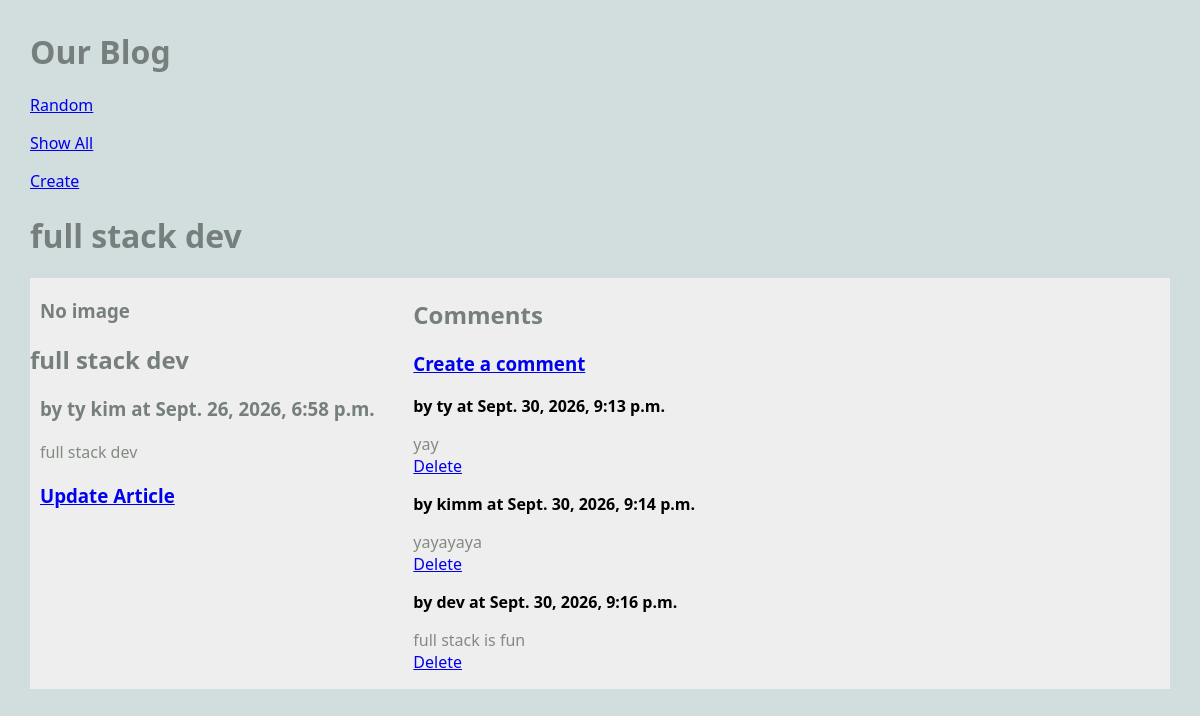
Screenshot of /blog/article/2 with the database file from the repository.
### blog/models.py (models this page shows, shortened)
class Article(models.Model):
    title = models.TextField(blank=True)
    author = models.TextField(blank=True)
    text = models.TextField(blank=True)
    published = models.DateTimeField(auto_now=True)
    image_file = models.ImageField(blank=True)
    def get_all_comments(self):
        comments = Comment.objects.filter(article=self)
        return comments

class Comment(models.Model):
    article = models.ForeignKey(Article, on_delete=models.CASCADE) # on_delete in case when FK for Article is deleted; CASCADE deletes all of the comments on that article
    author = models.TextField(blank=False)
    text = models.TextField(blank=False)
    published = models.DateTimeField(auto_now=True)
    def __str__(self):
        return f'{self.text}'

### blog/views.py (the view)
# urls.py: path('article/<int:pk>', ArticleView.as_view(), name="article"),
class ArticleView(DetailView):
    model = Article
    template_name = "blog/article.html"
    context_object_name = "article"

### blog/templates/blog/article.html
{% extends 'blog/base.html' %}
{% block content %}
<h1>{{ article.title }}</h1>
<main class="grid-container">
    <article>
        {% if article.image_file %}
        <img src="{{ article.image_file.url }}">
        {% else %}
        <h3>No image</h3>
        {% endif %}
        <div>
            <h2>{{ article.title }}</h2>
            <h3>by {{ article.author }} at {{ article.published }}</h3>
            <p>
                {{ article.text }}
            </p>
            <h3>
                <a href="{% url 'update_article' article.pk %}">Update Article</a>
            </h3>
        </div>
    </article>
    <div>
        <h2>Comments</h2>
        <h3>
            <a href="{% url 'create_comment' article.pk %}">Create a comment</a>
        </h3>
            {% for comment in article.get_all_comments %}
            <div>
                <strong>by {{ comment.author }} at {{ comment.published }}</strong>
                <p>
                    {{ comment.text }}
                    <br>
                    <a href="{% url 'delete_comment' comment.pk %}">Delete</a>
                </p>
            </div>
            {% endfor %}
    </div>
</main>
{% endblock %}

### static/styles-blog.css (style rules this page uses)
body { margin: 30px; background: #d1dedd; font-family:'Segoe UI', Tahoma, Geneva, Verdana, sans-serif; }
h1, h2, h3 { color: #767f7e; }
p { color: #828b82; }
.grid-container { background: #eee; max-width: 900px; display: grid; grid-template-columns: repeat(3, 1fr); grid-gap: 10px; max-width: 1200px; margin: 20px auto; }
article p, article h3 { margin: 20px 10px; }

### rows the page displays
Article: title "full stack dev", author "ty kim", published "Sept. 26, 2026, 6:58 p.m.", text "full stack dev"
Comment: author "ty", published "Sept. 30, 2026, 9:13 p.m.", text "yay"
Comment: author "kimm", published "Sept. 30, 2026, 9:14 p.m.", text "yayayaya"
Comment: author "dev", published "Sept. 30, 2026, 9:16 p.m.", text "full stack is fun"
